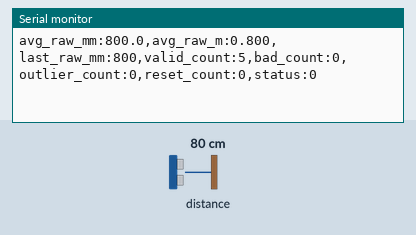
Bench run of a sketch on a simulated ESP32. On the bench: the last lines printed to the serial monitor. The inputs (shaded band) are chosen by the test bench; at power-on: distance to the obstacle 80 cm.

Above: at 2.7 s.
2.8 s: distance to the obstacle set to 2 cm
At 3.01 s:
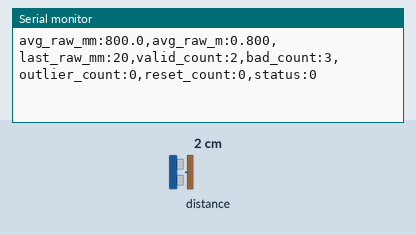
4.3 s: distance to the obstacle set to 4 cm
At 4.38 s:
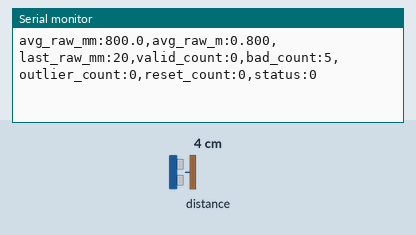
Timing chart, 0 to 7.3 s (numbered marks = the images above; inputs shaded):
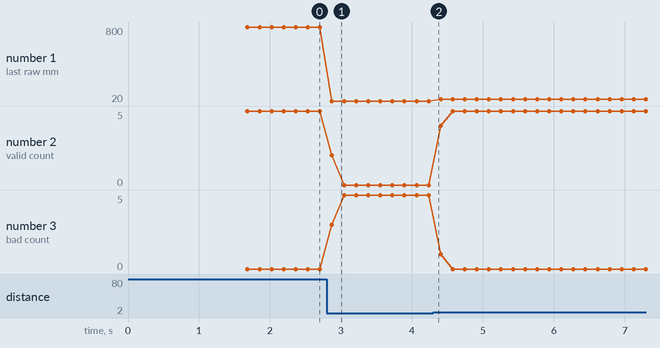

Measured:
- after the input at 2.8 s, the serial monitor: prints a new line after 0.07 s (image 1)
- plotted number 1: 800 → 20 after the input at 2.8 s, 20 → 40 after the input at 4.3 s

The sketch:

Moving_window_avg.ino
```cpp
#include <Wire.h>
#include "Adafruit_VL53L0X.h"

// ================================================================
// ESP32 I2C PINS
// ================================================================

#define I2C_SDA 22   // D22
#define I2C_SCL 21   // D21

// ================================================================
// SENSOR OBJECT
// ================================================================

Adafruit_VL53L0X lox = Adafruit_VL53L0X();

// ================================================================
// SETTINGS
// ================================================================

const int AVG_SAMPLES = 5;

const uint16_t MIN_VALID_MM = 30;
const uint16_t MAX_VALID_MM = 2200;

// Normal outlier rejection around previous average
const uint16_t OUTLIER_WINDOW_MM = 300;

// If all readings are rejected, but they are consistent with each other,
// accept the new cluster and reset the average.
const uint16_t CLUSTER_WINDOW_MM = 80;

// Timing budget.
// 20000 us = faster, noisier
// 33000 us = more stable, slower
const uint32_t TIMING_BUDGET_US = 20000;

// Maximum time spent trying to collect samples per update
const unsigned long SAMPLE_TIMEOUT_MS = 150;

// ================================================================
// DATA
// ================================================================

uint16_t last_raw_mm = 0;
uint8_t last_status = 255;

float avg_raw_mm = -1.0;
float avg_raw_m = -1.0;

int valid_count = 0;
int bad_count = 0;
int outlier_count = 0;
int reset_count = 0;

unsigned long lastPrint = 0;
const unsigned long PRINT_INTERVAL_MS = 20;

// ================================================================
// SETUP
// ================================================================

void setup() {
  Serial.begin(115200);
  delay(1500);

  Serial.println();
  Serial.println("VL53L0X Fast Raw Average With Outlier Unlock");
  Serial.println("No calibration. Rejects >2200 mm and handles big real jumps.");
  Serial.println();

  Wire.begin(I2C_SDA, I2C_SCL);
  Wire.setClock(400000);

  Serial.println("Initializing VL53L0X...");

  if (!lox.begin()) {
    Serial.println("ERROR: VL53L0X not detected.");
    Serial.println("Check VIN, GND, SDA, SCL.");
    while (1) {
      delay(1000);
    }
  }

  lox.configSensor(Adafruit_VL53L0X::VL53L0X_SENSE_LONG_RANGE);
  lox.setMeasurementTimingBudgetMicroSeconds(TIMING_BUDGET_US);

  Serial.println("VL53L0X OK.");
  Serial.println();
  Serial.println("Serial Plotter labels:");
  Serial.println("avg_raw_mm,avg_raw_m,last_raw_mm,valid_count,bad_count,outlier_count,reset_count,status");
}

// ================================================================
// READ ONE SAMPLE
// ================================================================

bool readOneRange(uint16_t &mm_out, uint8_t &status_out) {
  VL53L0X_RangingMeasurementData_t measure;
  lox.rangingTest(&measure, false);

  uint16_t mm = measure.RangeMilliMeter;
  uint8_t status = measure.RangeStatus;

  mm_out = mm;
  status_out = status;

  if (status == 4) {
    return false;
  }

  if (mm < MIN_VALID_MM || mm > MAX_VALID_MM) {
    return false;
  }

  return true;
}

// ================================================================
// SIMPLE SORT
// ================================================================

void sortArray(uint16_t arr[], int n) {
  for (int i = 0; i < n - 1; i++) {
    for (int j = i + 1; j < n; j++) {
      if (arr[j] < arr[i]) {
        uint16_t temp = arr[i];
        arr[i] = arr[j];
        arr[j] = temp;
      }
    }
  }
}

// ================================================================
// FAST AVERAGE WITH UNLOCK
// ================================================================

void updateFastAverage() {
  uint16_t accepted[AVG_SAMPLES];
  uint16_t rejected[AVG_SAMPLES * 3];

  int accepted_count = 0;
  int rejected_count = 0;

  valid_count = 0;
  bad_count = 0;
  outlier_count = 0;
  reset_count = 0;

  unsigned long start_time = millis();

  while (accepted_count < AVG_SAMPLES) {
    uint16_t mm = 0;
    uint8_t status = 255;

    bool basic_ok = readOneRange(mm, status);

    last_raw_mm = mm;
    last_status = status;

    if (!basic_ok) {
      bad_count++;
    } else {
      bool accept = false;

      // First run: no previous average, accept any valid reading
      if (avg_raw_mm < 0) {
        accept = true;
      } else {
        float lower_limit = avg_raw_mm - OUTLIER_WINDOW_MM;
        float upper_limit = avg_raw_mm + OUTLIER_WINDOW_MM;

        if (mm >= lower_limit && mm <= upper_limit) {
          accept = true;
        }
      }

      if (accept) {
        accepted[accepted_count] = mm;
        accepted_count++;
      } else {
        outlier_count++;

        if (rejected_count < AVG_SAMPLES * 3) {
          rejected[rejected_count] = mm;
          rejected_count++;
        }
      }
    }

    if (millis() - start_time > SAMPLE_TIMEOUT_MS) {
      break;
    }
  }

  // Normal case: average accepted readings
  if (accepted_count > 0) {
    long sum = 0;

    for (int i = 0; i < accepted_count; i++) {
      sum += accepted[i];
    }

    avg_raw_mm = (float)sum / accepted_count;
    avg_raw_m = avg_raw_mm / 1000.0;
    valid_count = accepted_count;
    return;
  }

  // Unlock case:
  // If everything got rejected, check whether rejected values form a tight cluster.
  // Example: old avg = 1865, new readings = 90, 92, 94, 91.
  if (rejected_count >= 3) {
    sortArray(rejected, rejected_count);

    uint16_t low = rejected[0];
    uint16_t high = rejected[rejected_count - 1];

    if ((high - low) <= CLUSTER_WINDOW_MM) {
      long sum = 0;

      for (int i = 0; i < rejected_count; i++) {
        sum += rejected[i];
      }

      avg_raw_mm = (float)sum / rejected_count;
      avg_raw_m = avg_raw_mm / 1000.0;

      valid_count = rejected_count;
      reset_count = 1;
    }
  }
}

// ================================================================
// PRINT DATA
// ================================================================

void printData() {
  if (millis() - lastPrint < PRINT_INTERVAL_MS) {
    return;
  }

  lastPrint = millis();

  Serial.print("avg_raw_mm:");
  Serial.print(avg_raw_mm, 1);

  Serial.print(",avg_raw_m:");
  Serial.print(avg_raw_m, 3);

  Serial.print(",last_raw_mm:");
  Serial.print(last_raw_mm);

  Serial.print(",valid_count:");
  Serial.print(valid_count);

  Serial.print(",bad_count:");
  Serial.print(bad_count);

  Serial.print(",outlier_count:");
  Serial.print(outlier_count);

  Serial.print(",reset_count:");
  Serial.print(reset_count);

  Serial.print(",status:");
  Serial.println(last_status);
}

// ================================================================
// MAIN LOOP
// ================================================================

void loop() {
  updateFastAverage();
  printData();
}
```
